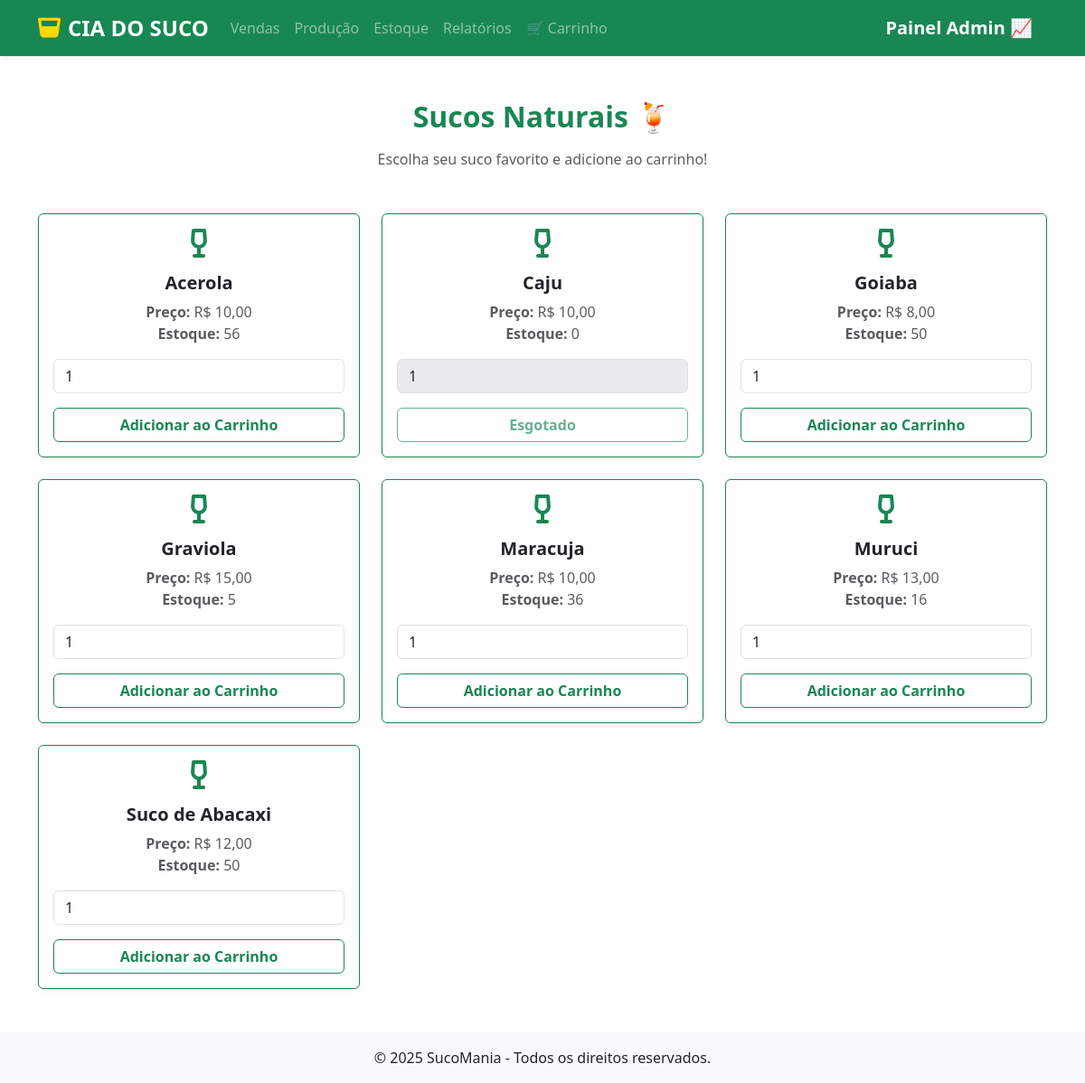
Page /sucos/ on the earlier database version.
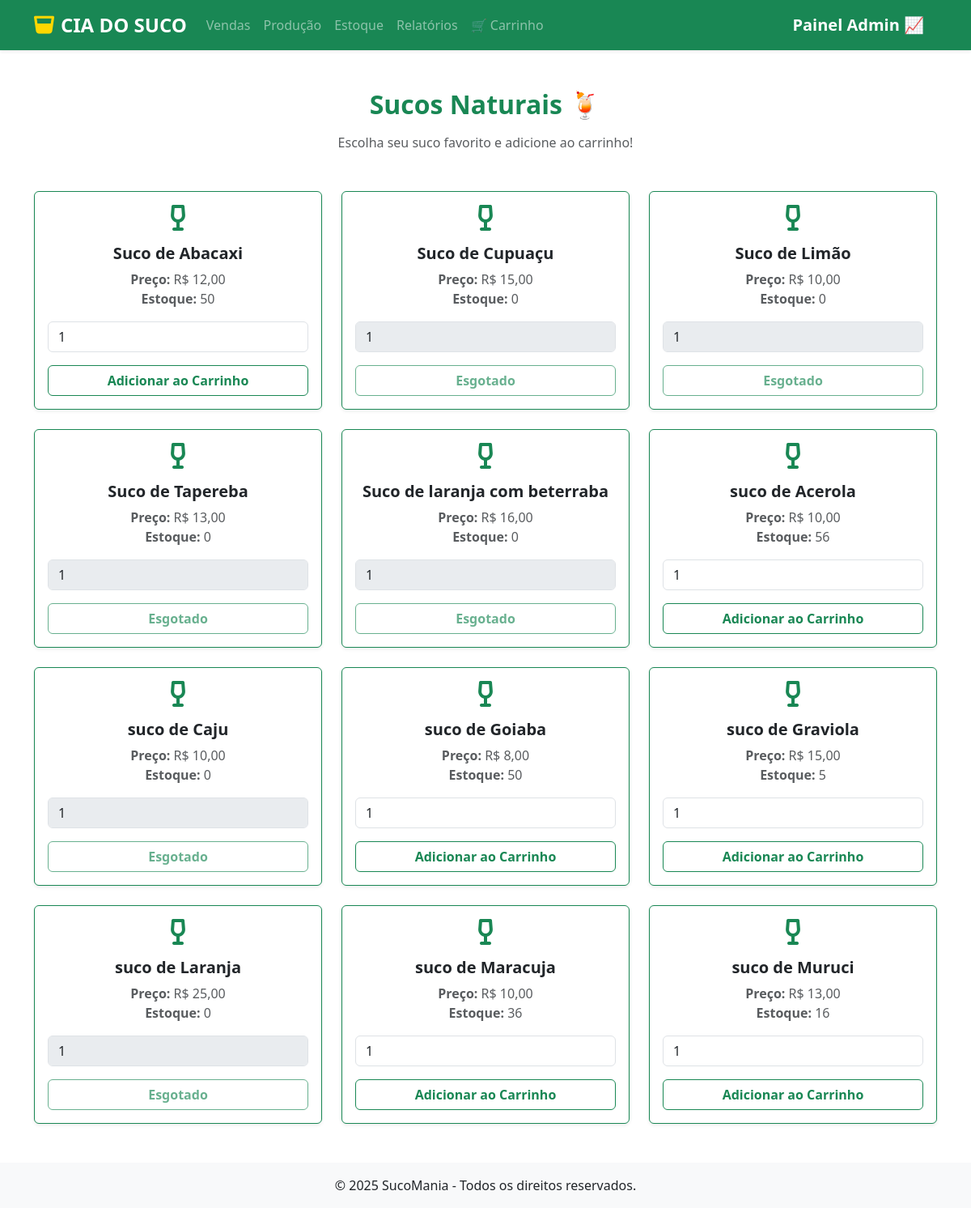
Same page on the later database version.
### sucos/models.py (models this page shows, shortened)
class Product(models.Model):
    title = models.CharField(max_length= 100, verbose_name='Titutlo')
    ingredient  = models.ForeignKey('Ingredient', on_delete=models.PROTECT,related_name='products', verbose_name='Ingrediente')
    quantity = models.PositiveBigIntegerField(default=0, verbose_name='Quantidade em Estoque')
    category = models.ForeignKey(Category, on_delete= models.PROTECT, related_name='products', verbose_name='Categoria')
    price = models.DecimalField(max_digits=10, decimal_places=2, verbose_name='Preço')
    is_active = models.BooleanField(default=True, verbose_name='Ativo')
    description = models.TextField(null=True, blank=True, verbose_name='Descrição')
    created_at = models.DateTimeField(auto_now_add=True, verbose_name='Criado em')
    updated_at = models.DateTimeField(auto_now=True, verbose_name='Atualizado em')
    class Meta:
        ordering = ['title']
        verbose_name = 'Produto'

### sucos/views.py (the view)
# urls.py: path('sucos/', listar_sucos, name='sucos'),
def listar_sucos(request):
    sucos = Product.objects.filter(category__name='Suco', is_active = True )
    return render(request, 'produtos/suco.html', {'sucos':sucos})

### sucos/templates/produtos/suco.html (shortened to what this page needs)
{% extends 'venda.html' %}
{% load static %}
{% block menu %}
<nav class="navbar navbar-expand-lg navbar-dark bg-success shadow-sm">
    <div class="container">
        <a class="navbar-brand d-flex align-items-center" href="{% url 'inicio' %}">
            <i class="fas fa-glass-whiskey fa-lg me-2" style="color: #FFD700;"></i>
            <span class="fw-bold fs-4">CIA DO SUCO</span>
        </a>
        <div class="collapse navbar-collapse" id="navbarNav">
            <ul class="navbar-nav me-auto">
                <li class="nav-item"><a class="nav-link" href="{% url 'venda' %}">Vendas</a></li>
                <li class="nav-item"><a class="nav-link" href="{% url 'sucos-producao' %}">Produção</a></li>
                <li class="nav-item"><a class="nav-link" href="{% url 'estoque' %}">Estoque</a></li>
                <li class="nav-item"><a class="nav-link" href="{% url 'relatorio' %}">Relatórios</a></li>
                <li class="nav-item"><a class="nav-link" href="{% url 'ver_carrinho' %}">🛒 Carrinho</a></li>
            </ul>
            <a class="navbar-brand text-white" href="{% url 'admin:index' %}">
                <span class="fw-bold fs-5">Painel Admin 📈</span>
            </a>
        </div>
    </div>
</nav>
{% endblock %}
{% block conteudo %}
<div class="container py-5">
    <h2 class="text-center text-success fw-bold mb-3">Sucos Naturais 🍹</h2>
    <p class="text-center text-muted mb-5">Escolha seu suco favorito e adicione ao carrinho!</p>
    {% if sucos %}
        <div class="row g-4">
            {% for suco in sucos %}
            <div class="col-md-4">
                <div class="card border-success shadow-sm h-100">
                    <div class="card-body text-center">
                        <i class="fas fa-wine-glass-alt fa-2x text-success mb-3"></i>
                        <h5 class="card-title fw-bold">{{ suco.title }}</h5>
                        <p class="card-text text-muted">
                            <strong>Preço:</strong> R$ {{ suco.price }} <br>
                            <strong>Estoque:</strong> {{ suco.quantity }}
                        </p>
                        <form method="post" action="{% url 'adicionar_carrinho' %}">
                            <div class="input-group mb-3">
                                <input type="number"
                                       name="quantidade"
                                       value="1"
                                       min="1"
                                       max="{{ suco.quantity }}"
                                       class="form-control"
                                       placeholder="Quantidade"
                                       {% if suco.quantity == 0 %}disabled{% endif %}>
                            </div>
                            <button type="submit"
                                    class="btn btn-outline-success w-100 fw-bold"
                                    {% if suco.quantity == 0 %}disabled{% endif %}>
                                {% if suco.quantity == 0 %}Esgotado{% else %}Adicionar ao Carrinho{% endif %}
                            </button>
                        </form>
                    </div>
                </div>
            </div>
            {% endfor %}
        </div>
    {% else %}
        <div class="alert alert-warning text-center mt-4" role="alert">
            Nenhum suco disponível no momento! 😢
        </div>
    {% endif %}
</div>
{% endblock %}

### sucos/templates/venda.html (shortened to what this page needs)
{% extends 'inicio.html' %}

### sucos/templates/inicio.html (shortened to what this page needs)
{% extends 'modelo/base.html' %}

### sucos/templates/modelo/base.html (shortened to what this page needs)
{% load static %}
<!DOCTYPE html>
<html lang="pt-br">
<head>
    <link rel="stylesheet" href="{% static 'css/bootstrap.min.css' %}">
    <link rel="stylesheet" href="{% static 'css/estilo.css' %}">
    <link rel="stylesheet" href="https://cdnjs.cloudflare.com/ajax/libs/font-awesome/6.4.0/css/all.min.css">
    <link href="https://cdn.jsdelivr.net/npm/bootstrap@5.3.0/dist/css/bootstrap.min.css" rel="stylesheet">
</head>
<body>
    {% block menu %}{% endblock %}
    {% block conteudo %}{% endblock %}
    {% block rodape %}
    <footer class="bg-light text-center py-3 mt-auto">
        <p class="mb-0">&copy; 2025 SucoMania - Todos os direitos reservados.</p>
    </footer>
    {% endblock %}
</body>
</html>

Differences in the rows shown:
shown differently, row unchanged: Product "Suco de Abacaxi": moves up the list
added Product: title "Suco de Cupuaçu", price "15,00", quantity "0", quantidade "1", shows "Esgotado"
added Product: title "Suco de Limão", price "10,00", quantity "0", quantidade "1", shows "Esgotado"
added Product: title "Suco de Tapereba", price "13,00", quantity "0", quantidade "1", shows "Esgotado"
added Product: title "Suco de laranja com beterraba", price "16,00", quantity "0", quantidade "1", shows "Esgotado"
changed Product: title "Acerola" → "suco de Acerola"
changed Product: title "Caju" → "suco de Caju"
changed Product: title "Goiaba" → "suco de Goiaba"
changed Product: title "Graviola" → "suco de Graviola"
added Product: title "suco de Laranja", price "25,00", quantity "0", quantidade "1", shows "Esgotado"
changed Product: title "Maracuja" → "suco de Maracuja"
changed Product: title "Muruci" → "suco de Muruci"
